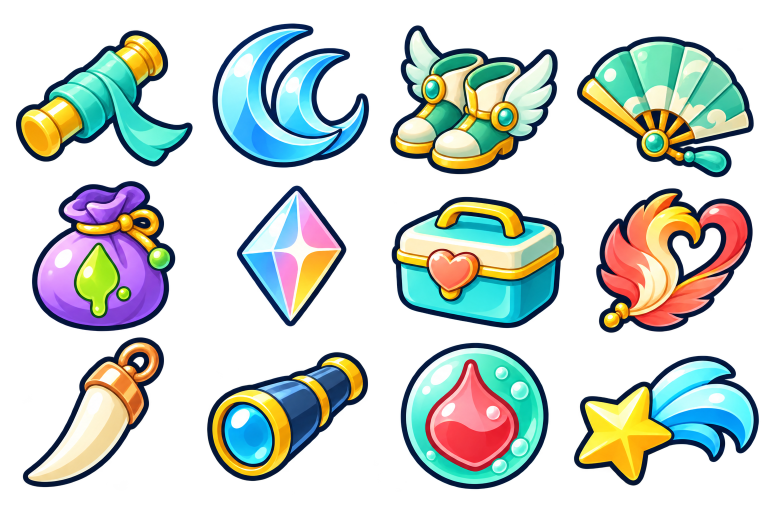
#> input picture art/blade-relics/source/expanded-a.png, 1536 x 1024 px, found by its file name (shown at 1/2 size); its folder holds only this picture in this run
$ python prepare-expanded-relic-assets.py
#> lines starting #> are read from the running program, lines starting #| are printed output that depends on the picture
"""Deterministic slicing of generated, transparent originals; no repainting."""
from pathlib import Path
from PIL import Image
import hashlib, json

records=[]
for sheet,cols,names in [('a',4,'wrap echo boots fan venom prism food phoenix fang scope leech comet'.split()),('b',3,'execution crown redmoon blackhole mirror overdrive berry bread drumstick'.split())]:
 src=Path(f'art/blade-relics/source/expanded-{sheet}.png')
 im=Image.open(src).convert('RGBA'); w,h=im.size; alpha=im.getchannel('A'); px=alpha.load()
#> further down, im is the input picture: PIL image 1536x1024 RGBA; mean R, G, B, A 80.3, 97.9, 100, 108.5
#> after `w, h = im.size`: w = 1536; h = 1024
#> after `alpha = im.getchannel('A')`:
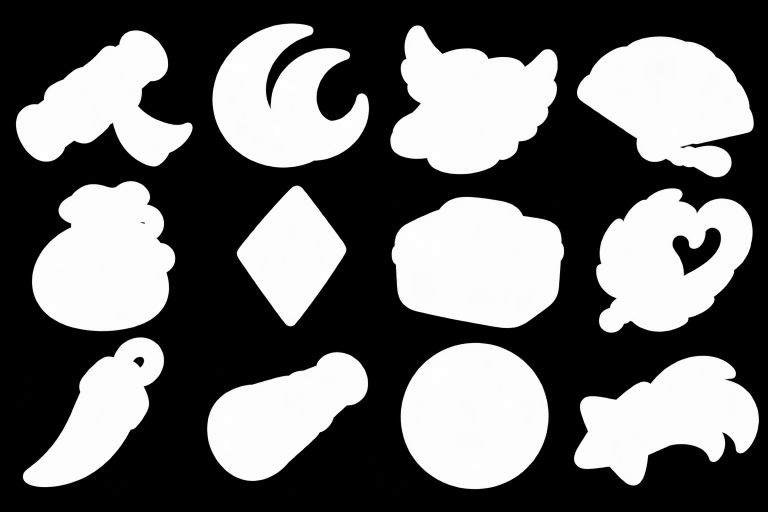
#> alpha: PIL image 1536x1024 L (shown at 1/2 size); min 0, max 254, mean 108.5
 assert alpha.getextrema()[0]==0 and alpha.getextrema()[1]>=254
 col=[sum(px[x,y]>48 for y in range(h)) for x in range(w)]
#> col = 1536 values, max 795 at index 933, min 0 at index 0, mean 442.6
 row=[sum(px[x,y]>48 for x in range(w)) for y in range(h)]
#> row = 1024 values, max 1211 at index 249, min 0 at index 0, mean 663.9
 def split(counts,center):
#> called with center = 384
  lo=max(0,int(center-90)); hi=min(len(counts),int(center+90)); runs=[]; start=None
#> after `hi = min(len(counts), int(center + 90))`: hi = 474
  for i in range(lo,hi):
   if counts[i]<=2 and start is None: start=i
   if start is not None and (counts[i]>2 or i==hi-1): runs.append((start,i)); start=None
#> after the loop, runs = [(385, 414)]
  assert runs, 'No transparent separator'
  a,b=min(runs,key=lambda r:abs((r[0]+r[1])/2-center)); return (a+b)//2
#> after `a, b = min(runs, key=lambda r: abs((r[0] + r[1]) / 2 - center))`: a = 385; b = 414
 xs=[0]+[split(col,w*i/cols) for i in range(1,cols)]+[w]
#> xs = [0, 399, 759, 1138, 1536]
 ys=[0]+[split(row,h*i/3) for i in range(1,3)]+[h]
#> ys = [0, 358, 670, 1024]
 for i,name in enumerate(names):
  x,y=i%cols,i//cols; cell=(xs[x],ys[y],xs[x+1],ys[y+1]); crop=im.crop(cell); bbox=crop.getchannel('A').getbbox(); assert bbox
  crop=crop.crop(bbox); scale=min(336/crop.width,336/crop.height)
  crop=crop.resize((round(crop.width*scale),round(crop.height*scale)),Image.Resampling.LANCZOS)
  out=Image.new('RGBA',(384,384)); out.alpha_composite(crop,((384-crop.width)//2,(384-crop.height)//2))
  food=name in ['berry','bread','drumstick']; folder=Path('src/blade/assets/food' if food else 'src/blade/assets/relics'); folder.mkdir(parents=True,exist_ok=True)
  path=folder/f'{"food-" if food else ""}{name}.webp'; out.save(path,lossless=True,method=6)
  assert out.getchannel('A').getpixel((0,0))==0
#> (the run stopped early here; a loop or call above may not have finished)
